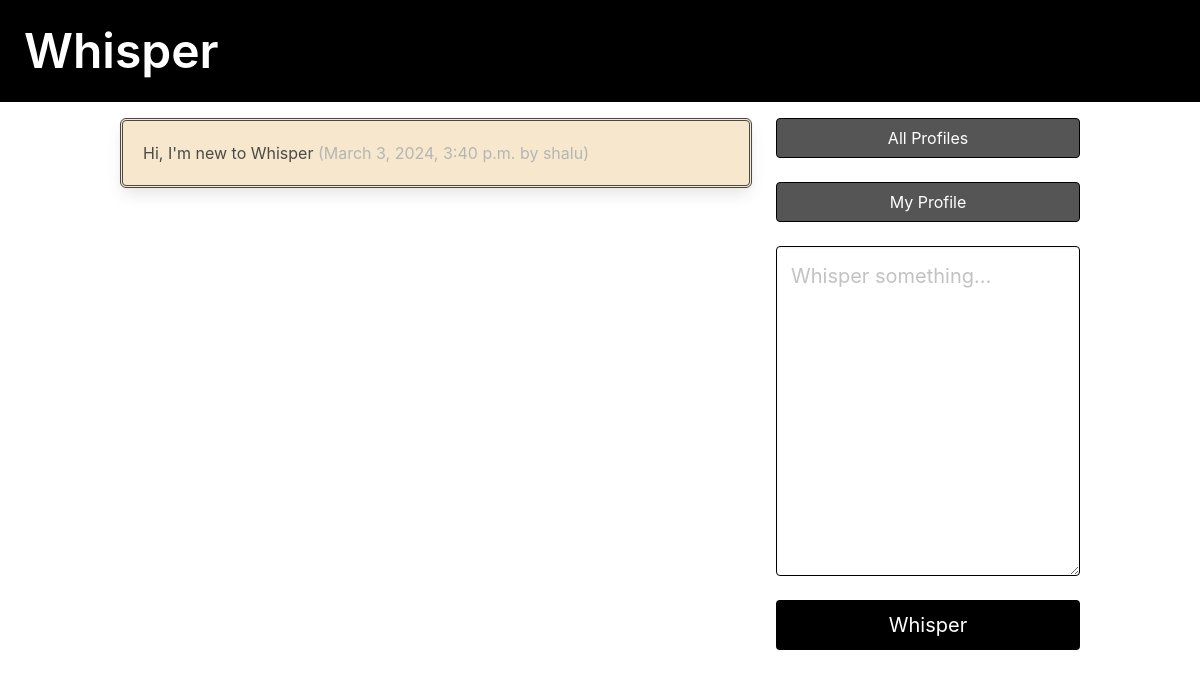
Screenshot of / (signed in) with the database file from the repository.
### whisper/models.py (models this page shows, shortened)
class Whisper(models.Model):
    user = models.ForeignKey(
        User, related_name="whisper", on_delete=models.DO_NOTHING
    )
    body = models.CharField(max_length=140)
    created_at = models.DateTimeField(auto_now_add=True)

### whisper/views.py (the view)
# urls.py: path("",dashboard,name="dashboard"),
def dashboard(request):
    form = WhisperForm(request.POST or None)
    if request.method == "POST":
        if form.is_valid():
            dweet = form.save(commit=False)
            dweet.user = request.user
            dweet.save()
            return redirect("whisper:dashboard")
    followed_whisper = Whisper.objects.filter(
        user__profile__in=request.user.profile.follows.all()
    ).order_by("-created_at")
    form=WhisperForm()
    return render(request,"whisper/dashboard.html",{"form":form,"whisper":followed_whisper})

### whisper/forms.py
class WhisperForm(forms.ModelForm):
    body = forms.CharField(
        required=True,
        widget=forms.widgets.Textarea(
            attrs={
                "placeholder": "Whisper something...",
                "class": "textarea is-success is-medium",
                "style":"border-color:black"
            }
        ),
        label="",
    )
    class Meta:
        model = Whisper
        exclude = ("user", )

### whisper/templates/whisper/dashboard.html (shortened to what this page needs)
{% extends 'base.html' %}
{% block content %}
<div class="column">
    {% for whisper in whisper %}
            <div class="box" style="background-color: rgb(246, 231, 205);border:double;">
                {{ whisper.body }}
                <span class="is-small has-text-grey-light">
                    ({{ whisper.created_at }} by {{ whisper.user.username }})
                </span>
            </div>
        {% endfor %}
</div>
<div class="column is-one-third" style="border-color:;">
    <div class="block">
        <a href="{% url 'whisper:profile_list' %} ">
            <button class="button is-dark is-outlined is-fullwidth" style="background-color: rgb(86, 85, 85);color: white;border-color: black;">
                All Profiles
            </button>
        </a>
    </div>
    <div class="block">
        <a href="{% url 'whisper:profile' request.user.profile.id %} ">
            <button class="button is-success is-light is-outlined is-fullwidth" style="background-color: rgb(86, 85, 85);color: white;border-color: black; ">
                My Profile
            </button>
        </a>
    </div>
    <form method="post" style="border-color: black;">
        {{ form.as_p }}
        <button class="button is-success is-fullwidth is-medium mt-5"
                type="submit" style="background-color: black;">Whisper
        </button>
    </form>
</div>
{% endblock content %}

### whisper/templates/base.html (style rules this page uses)
body { background-image: url(''); background-repeat: no-repeat; background-attachment: fixed; background-size: cover; }

### rows the page displays
Whisper: body "Hi, I'm new to Whisper", created_at "March 3, 2024, 3:40 p.m.", user.username "shalu"
